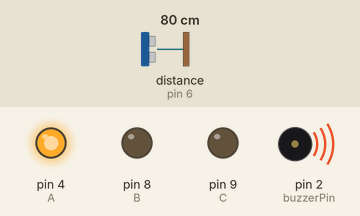
Bench run of a sketch on a simulated Arduino Uno, built with avr-gcc and run on an emulated ATmega328P. Parts: output pins drawn as LEDs (lit = HIGH), buzzer (waves = sounding, pin HIGH). Wiring (inferred from the names in the program): ultrasonic range finder: trigger pin 5; echo pin 6. Inputs (shaded band) come from the test bench; at power-on: distance to the obstacle (sensor on pin 6) 80 cm. The echo pulse lasts 58.3 µs per cm; pins used as bus, display or sensor lines are not drawn.

Above: at 1.8 s.
1.9 s: distance to the obstacle (sensor on pin 6) set to 98 cm
3.4 s: distance to the obstacle (sensor on pin 6) set to 107 cm
At 5.2 s:
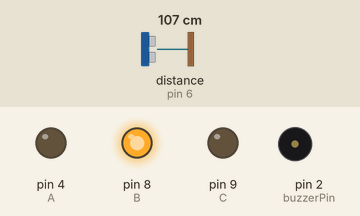
5.5 s: distance to the obstacle (sensor on pin 6) set to 198 cm
7.2 s: distance to the obstacle (sensor on pin 6) set to 206 cm
At 8.8 s:
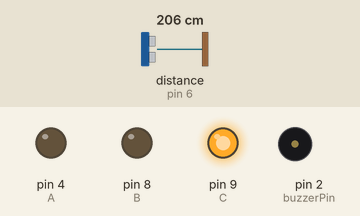
9.5 s: distance to the obstacle (sensor on pin 6) set to 2 cm
At 10.8 s:
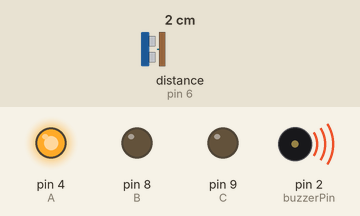
11.5 s: distance to the obstacle (sensor on pin 6) set to 120 cm
At 12.6 s:
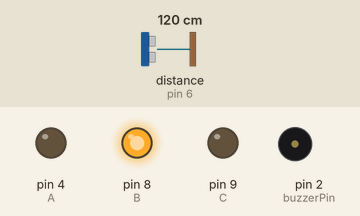
Timing chart, 0 to 14.5 s (numbered marks = the images above; inputs shaded):
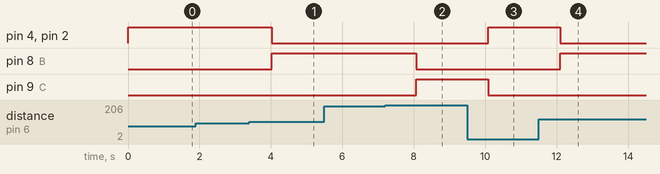

Measured:
- the behaviour switches between 101 and 102 cm on distance to the obstacle (sensor on pin 6) (found by bisection; images 0 and 1)
- the behaviour switches between 203 and 204 cm on distance to the obstacle (sensor on pin 6) (found by bisection; images 1 and 2)
- after the input at 1.9 s, every drawn part: stays the same
- after the input at 3.4 s, pin 4 (A), pin 2 (buzzerPin): HIGH → LOW after 0.63 s; pin 8 (B): LOW → HIGH after 0.63 s
- after the input at 5.5 s, every drawn part: stays the same
- after the input at 7.2 s, pin 8 (B): HIGH → LOW after 0.87 s; pin 9 (C): LOW → HIGH after 0.87 s
- after the input at 9.5 s, pin 4 (A), pin 2 (buzzerPin): LOW → HIGH after 0.59 s; pin 9 (C): HIGH → LOW after 0.59 s
- after the input at 11.5 s, pin 4 (A), pin 2 (buzzerPin): HIGH → LOW after 0.59 s; pin 8 (B): LOW → HIGH after 0.59 s

The sketch:

sdi.ino
```cpp
int buzzerPin= 2;
int echoPin= 6;
int trigPin= 5;
int A = 4;
int B = 8;
int C = 9;
int minDistance = 100;
int maxDistance = 200;

void setup()
{
  pinMode(buzzerPin, OUTPUT);
  pinMode(trigPin, OUTPUT);
  pinMode(echoPin, INPUT);
  pinMode (A,OUTPUT);
  pinMode (B,OUTPUT);
  pinMode (C,OUTPUT);

}

void loop()
{
  int distance = calcDistance();
  if (distance<minDistance)//Red
  {digitalWrite(A,HIGH);
  digitalWrite(buzzerPin,HIGH);
  digitalWrite(B,LOW);
  digitalWrite(C,LOW);
  }
  else if (distance>=minDistance&&distance<=maxDistance)//yellow
   {
    digitalWrite(B,HIGH);
      digitalWrite(A,LOW);
      digitalWrite(C,LOW);
      digitalWrite(buzzerPin,LOW);
   }

  else if (distance>maxDistance)//green
   {
    digitalWrite(C,HIGH);
    digitalWrite(A,LOW);
    digitalWrite(B,LOW);
    digitalWrite(buzzerPin,LOW);
    }
    delay(1000);
}

int calcDistance()
{
  long distance,duration;
  digitalWrite(trigPin, LOW);
  delayMicroseconds(2);
  digitalWrite(trigPin, HIGH);
  delayMicroseconds(10);
  digitalWrite(trigPin, LOW);
  duration = pulseIn(echoPin, HIGH);
  distance = duration*0.034/2;
  return distance;
}
```
